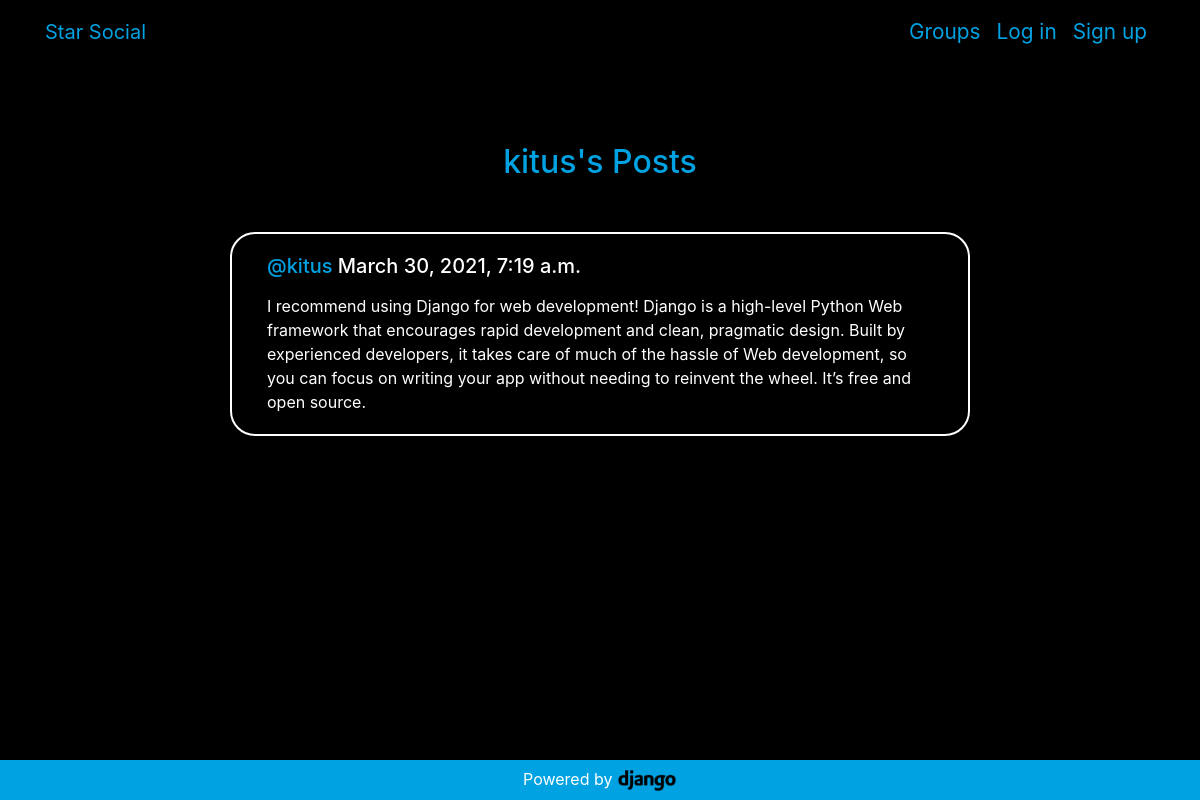
The page /posts/by/kitus/ on the database its author committed.
### posts/models.py (models this page shows, shortened)
class Post(models.Model):
    user = models.ForeignKey(User, related_name='posts', on_delete = models.CASCADE)
    created_at = models.DateTimeField(auto_now=True)
    message = models.TextField()
    message_html = models.TextField(editable=False)
    group = models.ForeignKey(Group, related_name='posts', null=True, blank=True, on_delete = models.CASCADE)
    class Meta:
        ordering = ['-created_at']
        unique_together = ['user', 'message']

### posts/views.py (the view)
# urls.py: path("by/<username>/",views.UserPosts.as_view(),name="for_user"),
class UserPosts(generic.ListView):
    model = models.Post
    template_name = 'posts/user_post_list.html'
    def get_queryset(self):
        try:
            self.post_user = User.objects.prefetch_related('posts').get(username__iexact=self.kwargs.get('username'))
        except User.DoesNotExist:
            raise Http404
        else:
            return self.post_user.posts.all()
    def get_context_data(self, **kwargs):
        context = super().get_context_data(**kwargs)
        context['post_user'] = self.post_user
        return context

### posts/templates/posts/user_post_list.html
{% extends 'posts/post_base.html' %}
{% block prepost %}
<div class="container text-center">
  <h2 class="blue-color page-title">{{post_user.username}}'s Posts</h2>
</div>
{% endblock %}
{% block post_content %}
<div class="container list-container white-border col-md-8">
  {% for post in post_list %}
  {% if forloop.last %}
	<div class="list-element">
	{% else %}
  <div class="white-border-bottom list-element">
  {% endif %}
    {% include "posts/_post.html" %}
  </div>
  {% endfor %}
</div>
{% endblock %}

### posts/templates/posts/_post.html (shortened to what this page needs)
<h5>
  <span class="text-left">
    <a href="{%url 'posts:for_user' username=post.user.username%}" class="blue-color">@{{post.user.username}}</a>
  </span>
  <time class="time">
    {{post.created_at}}
  </time>
</h5>
<p>{{post.message_html|safe}}</p>

### static/simplesocial/css/master.css (style rules this page uses)
body { margin: 0; background-color: black; color: white; overflow-x: hidden; }
a { color:white; }
.blue-color { color: #00A2E2; }
.white-border { border: solid white 2px; border-radius: 25px; }
.page-title { margin-top: 80px; margin-bottom:10px; }
.list-container { margin-top: 40px; margin-bottom: 100px; width:50%; }
.list-element { margin:20px; }

### rows shown on the page
Post: user.username "kitus", created_at "March 30, 2021, 7:19 a.m.", message_html "I recommend using Django for web development! Django is a high-level Python Web framework that encourages rapid development and clean, pragmatic design. Built by experienced developers, it takes care of much of the hassle of Web development, so you can focus on writing your app without needing to reinvent the wheel. It’s free and open source."

### other values the page prints
{{ post_user.username }} "kitus"
